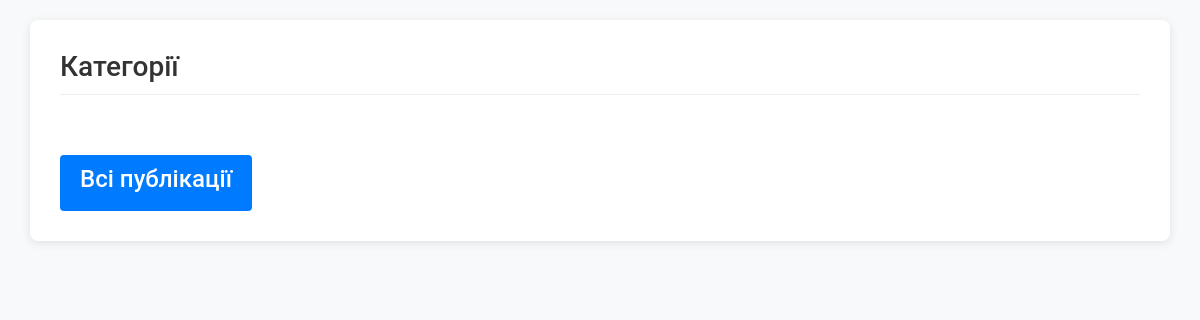
Before: / with the older database file.
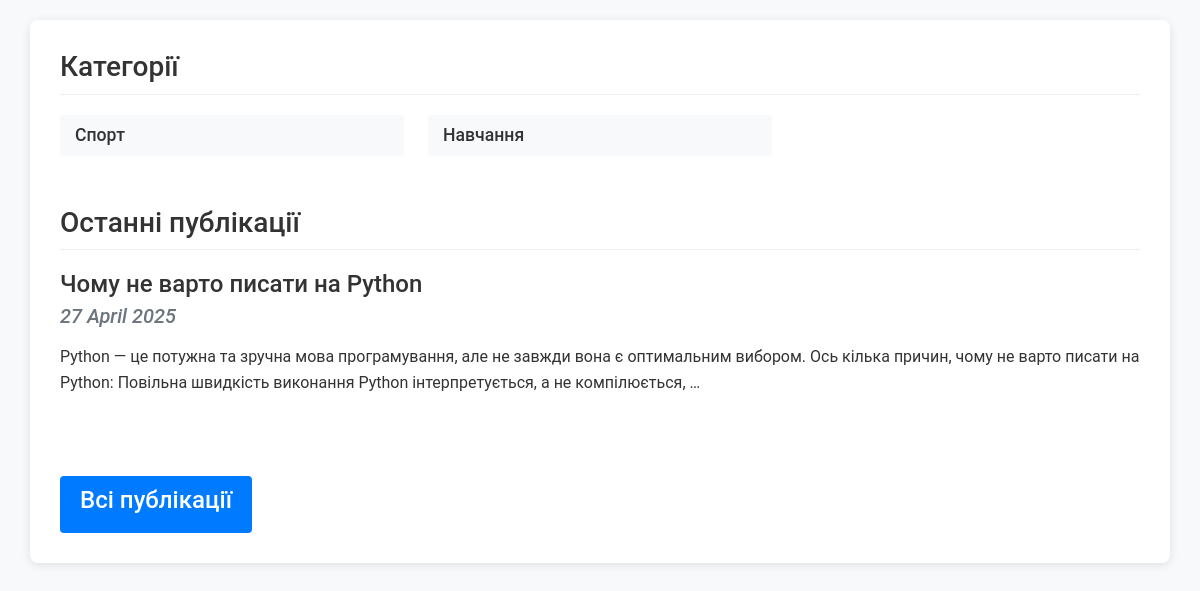
After: the same page with the newer database file.
### app_blog/models.py (models this page shows, shortened)
class Category(models.Model):
    category = models.CharField(u'Категорія', max_length=250, help_text=u'Максимум 250 символів')
    slug = models.SlugField(u'Слаг')
    class Meta:
        verbose_name = u'Категорія для публікації'
        verbose_name_plural = u'Категорії для публікацій'

class Article(models.Model):
    title = models.CharField(u'Заголовок', max_length=250, help_text=u'Максимум 250 сим.')
    description = models.TextField(blank=True, verbose_name=u'Опис')
    pub_date = models.DateTimeField(u'Дата публікації', default=timezone.now)
    slug = models.SlugField(u'Слаг', unique_for_date='pub_date')
    main_page = models.BooleanField(u'Головна', default=True, help_text=u'Показувати на головній сторінці')
    category = models.ForeignKey(Category, related_name='articles', blank=True, null=True, verbose_name=u'Категорія', on_delete=models.CASCADE)
    objects = models.Manager()
    class Meta:
        ordering = ['-pub_date']
        verbose_name = u'Стаття'
        verbose_name_plural = u'Статті'
    def get_absolute_url(self):
        try:
            url = reverse('news-detail', kwargs={
                'year': self.pub_date.strftime("%Y"),
                'month': self.pub_date.strftime("%m"),
                'day': self.pub_date.strftime("%d"),
                'slug': self.slug,
            })
        except:
            url = "/"
        return url

### app_blog/views.py (the view)
# urls.py: path('', views.HomePageView.as_view(), name='home'),
class HomePageView(ListView):
    model = Article
    template_name = 'index.html'
    context_object_name = 'categories'
    def get_context_data(self, **kwargs):
        context = super(HomePageView,
                        self).get_context_data(**kwargs)
        context['articles'] = \
            Article.objects.filter(main_page=True)[:5]
        return context
    def get_queryset(self, *args, **kwargs):
        categories = Category.objects.all()
        return categories

### app_blog/templates/index.html (shortened to what this page needs)
<!DOCTYPE html>
<html lang="uk">
<head>
    <link href="https://cdnjs.cloudflare.com/ajax/libs/bootstrap/5.3.0/css/bootstrap.min.css" rel="stylesheet">
</head>
<body>
    <div class="container">
        <div class="categories-section">
            <h3 class="section-title">Категорії</h3>
            {% if categories %}
                <div class="row">
                    {% for item in categories %}
                        <div class="col-md-4 col-sm-6">
                            <div class="category-item">
                                <a href="{{ item.get_absolute_url }}">
                                    <h4>{{ item.category }}</h4>
                                </a>
                            </div>
                        </div>
                    {% endfor %}
                </div>
            {% endif %}
        </div>
        {% if articles %}
            <div class="recent-articles">
                <h3 class="section-title">Останні публікації</h3>
                {% for item in articles %}
                    <div class="article-item">
                        <a href="{{ item.get_absolute_url }}">
                            <h4>{{ item.title }}</h4>
                        </a>
                        <h5>
                            {{ item.pub_date|date:"j E Y"|safe|linebreaks }}
                        </h5>
                        <p>
                            {{ item.description|safe|escape|striptags|truncatewords_html:32 }}
                        </p>
                    </div>
                {% endfor %}
            </div>
        {% endif %}
        <a href="{% url 'articles-list' %}" class="all-articles">
            <h4>Всі публікації</h4>
        </a>
    </div>
</body>
</html>

Changed rows visible on the page:
added Category: category "Спорт"
added Category: category "Навчання"
added Article: title "Чому не варто писати на Python", pub_date "27 April 2025", description "Python — це потужна та зручна мова програмування, але не завжди вона є оптимальним вибором. Ось кілька причин, чому не варто писати на Python: Повільна швидкість виконання Python інтерпретується, а не компілюється, …"
Other visible differences:
text now shown: "Останні публікації"
